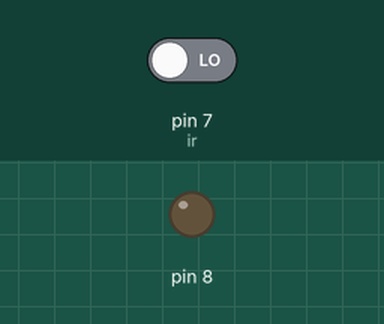
This sketch was run on a simulated Arduino Uno, built with avr-gcc and run on an emulated ATmega328P. Parts: output pins drawn as LEDs (lit = HIGH). The test bench sets the inputs (shaded band); at power-on: pin 7 (ir) LOW. What the sketch prints to the serial monitor is not drawn.

Above: at 0.15 s.
Timing chart, 0 to 1.8 s (numbered marks = the images above):
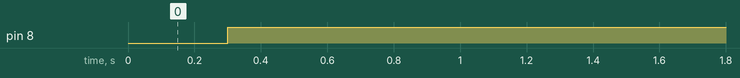

The sketch:

IR_SESONR_.ino
```cpp
//code to read values coming from sensor
// check in the serial monitor
// 1 means inactivated sensor
// 0 means activated.
int ir =7;
int led =8;
int x;
void setup()
{
  Serial.begin(9600);
  pinMode(7,INPUT);
  pinMode(8,OUTPUT);

}

void loop()
{
  x = digitalRead(ir);
  Serial.println(x);
  delay(300);
  if (x==1)
  {
    digitalWrite(8,LOW);

  }

  else
  {
    digitalWrite(8,HIGH);
  }
}
```

Measured:
- by itself, pin 8: LOW → HIGH at 0.30 s
